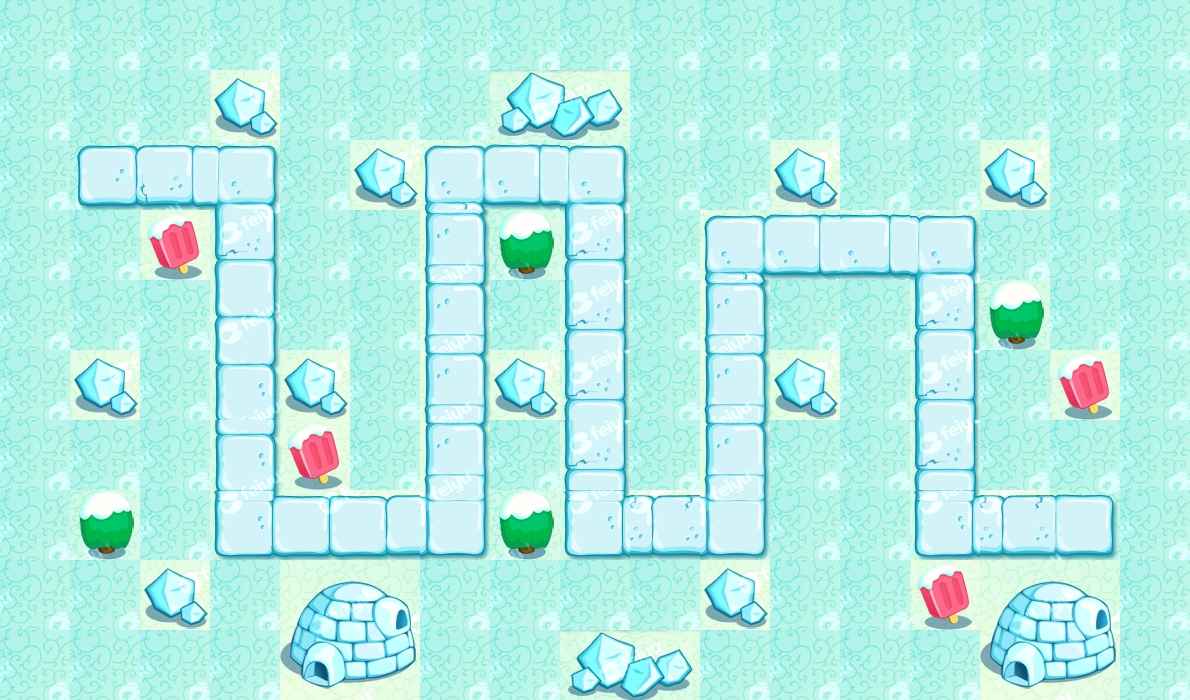

Below is a game level as drawn by its tile map, then a one-line description and the .tmx file that defines it, in full:
An orthogonal 17x10 tile map with 70x70 px tiles, 1 tile layer (bg) and 1 object (player).

<map version="1.0" orientation="orthogonal" renderorder="right-down" width="17" height="10" tilewidth="70" tileheight="70" nextobjectid="5">
 <tileset firstgid="1" name="1" tilewidth="70" tileheight="70" tilecount="91" columns="13">
  <image source="1.png" width="910" height="490" />
  <tile id="0">
   <properties>
    <property name="type" value="ground" />
   </properties>
  </tile>
  <tile id="1">
   <properties>
    <property name="type" value="ground" />
   </properties>
  </tile>
  <tile id="2">
   <properties>
    <property name="type" value="block" />
   </properties>
  </tile>
  <tile id="3">
   <properties>
    <property name="type" value="ground" />
   </properties>
  </tile>
  <tile id="4">
   <properties>
    <property name="type" value="block" />
   </properties>
  </tile>
  <tile id="5">
   <properties>
    <property name="type" value="ground" />
   </properties>
  </tile>
  <tile id="6">
   <properties>
    <property name="type" value="ground" />
   </properties>
  </tile>
  <tile id="7">
   <properties>
    <property name="type" value="block" />
   </properties>
  </tile>
  <tile id="8">
   <properties>
    <property name="type" value="block" />
   </properties>
  </tile>
  <tile id="9">
   <properties>
    <property name="type" value="ground" />
   </properties>
  </tile>
  <tile id="10">
   <properties>
    <property name="type" value="ground" />
   </properties>
  </tile>
  <tile id="11">
   <properties>
    <property name="type" value="ground" />
   </properties>
  </tile>
  <tile id="13">
   <properties>
    <property name="type" value="ground" />
   </properties>
  </tile>
  <tile id="14">
   <properties>
    <property name="type" value="road" />
   </properties>
  </tile>
  <tile id="15">
   <properties>
    <property name="type" value="road" />
   </properties>
  </tile>
  <tile id="16">
   <properties>
    <property name="type" value="road" />
   </properties>
  </tile>
  <tile id="17">
   <properties>
    <property name="type" value="ground" />
   </properties>
  </tile>
  <tile id="18">
   <properties>
    <property name="type" value="ground" />
   </properties>
  </tile>
  <tile id="19">
   <properties>
    <property name="type" value="ground" />
   </properties>
  </tile>
  <tile id="20">
   <properties>
    <property name="type" value="block" />
   </properties>
  </tile>
  <tile id="21">
   <properties>
    <property name="type" value="block" />
   </properties>
  </tile>
  <tile id="22">
   <properties>
    <property name="type" value="road" />
   </properties>
  </tile>
  <tile id="23">
   <properties>
    <property name="type" value="road" />
   </properties>
  </tile>
  <tile id="24">
   <properties>
    <property name="type" value="road" />
   </properties>
  </tile>
  <tile id="26">
   <properties>
    <property name="type" value="ground" />
   </properties>
  </tile>
  <tile id="27">
   <properties>
    <property name="type" value="block" />
   </properties>
  </tile>
  <tile id="28">
   <properties>
    <property name="type" value="ground" />
   </properties>
  </tile>
  <tile id="29">
   <properties>
    <property name="type" value="road" />
   </properties>
  </tile>
  <tile id="30">
   <properties>
    <property name="type" value="block" />
   </properties>
  </tile>
  <tile id="31">
   <properties>
    <property name="type" value="block" />
   </properties>
  </tile>
  <tile id="32">
   <properties>
    <property name="type" value="ground" />
   </properties>
  </tile>
  <tile id="33">
   <properties>
    <property name="type" value="block" />
   </properties>
  </tile>
  <tile id="34">
   <properties>
    <property name="type" value="ground" />
   </properties>
  </tile>
  <tile id="35">
   <properties>
    <property name="type" value="road" />
   </properties>
  </tile>
  <tile id="36">
   <properties>
    <property name="type" value="ground" />
   </properties>
  </tile>
  <tile id="37">
   <properties>
    <property name="type" value="block" />
   </properties>
  </tile>
  <tile id="39">
   <properties>
    <property name="type" value="ground" />
   </properties>
  </tile>
  <tile id="40">
   <properties>
    <property name="type" value="ground" />
   </properties>
  </tile>
  <tile id="41">
   <properties>
    <property name="type" value="ground" />
   </properties>
  </tile>
  <tile id="42">
   <properties>
    <property name="type" value="road" />
   </properties>
  </tile>
  <tile id="43">
   <properties>
    <property name="type" value="ground" />
   </properties>
  </tile>
  <tile id="44">
   <properties>
    <property name="type" value="ground" />
   </properties>
  </tile>
  <tile id="45">
   <properties>
    <property name="type" value="block" />
   </properties>
  </tile>
  <tile id="46">
   <properties>
    <property name="type" value="ground" />
   </properties>
  </tile>
  <tile id="47">
   <properties>
    <property name="type" value="ground" />
   </properties>
  </tile>
  <tile id="48">
   <properties>
    <property name="type" value="road" />
   </properties>
  </tile>
  <tile id="49">
   <properties>
    <property name="type" value="ground" />
   </properties>
  </tile>
  <tile id="50">
   <properties>
    <property name="type" value="ground" />
   </properties>
  </tile>
  <tile id="52">
   <properties>
    <property name="type" value="ground" />
   </properties>
  </tile>
  <tile id="53">
   <properties>
    <property name="type" value="ground" />
   </properties>
  </tile>
  <tile id="54">
   <properties>
    <property name="type" value="block" />
   </properties>
  </tile>
  <tile id="55">
   <properties>
    <property name="type" value="road" />
   </properties>
  </tile>
  <tile id="56">
   <properties>
    <property name="type" value="block" />
   </properties>
  </tile>
  <tile id="57">
   <properties>
    <property name="type" value="ground" />
   </properties>
  </tile>
  <tile id="58">
   <properties>
    <property name="type" value="ground" />
   </properties>
  </tile>
  <tile id="61">
   <properties>
    <property name="type" value="road" />
   </properties>
  </tile>
  <tile id="62">
   <properties>
    <property name="type" value="block" />
   </properties>
  </tile>
  <tile id="63">
   <properties>
    <property name="type" value="ground" />
   </properties>
  </tile>
  <tile id="65">
   <properties>
    <property name="type" value="ground" />
   </properties>
  </tile>
  <tile id="66">
   <properties>
    <property name="type" value="ground" />
   </properties>
  </tile>
  <tile id="67">
   <properties>
    <property name="type" value="ground" />
   </properties>
  </tile>
  <tile id="68">
   <properties>
    <property name="type" value="road" />
   </properties>
  </tile>
  <tile id="69">
   <properties>
    <property name="type" value="road" />
   </properties>
  </tile>
  <tile id="70">
   <properties>
    <property name="type" value="road" />
   </properties>
  </tile>
  <tile id="71">
   <properties>
    <property name="type" value="road" />
   </properties>
  </tile>
  <tile id="72">
   <properties>
    <property name="type" value="road" />
   </properties>
  </tile>
  <tile id="73">
   <properties>
    <property name="type" value="road" />
   </properties>
  </tile>
  <tile id="74">
   <properties>
    <property name="type" value="road" />
   </properties>
  </tile>
  <tile id="75">
   <properties>
    <property name="type" value="ground" />
   </properties>
  </tile>
  <tile id="76">
   <properties>
    <property name="type" value="ground" />
   </properties>
  </tile>
  <tile id="80">
   <properties>
    <property name="type" value="ground" />
   </properties>
  </tile>
  <tile id="81">
   <properties>
    <property name="type" value="ground" />
   </properties>
  </tile>
  <tile id="84">
   <properties>
    <property name="type" value="ground" />
   </properties>
  </tile>
  <tile id="85">
   <properties>
    <property name="type" value="block" />
   </properties>
  </tile>
  <tile id="86">
   <properties>
    <property name="type" value="ground" />
   </properties>
  </tile>
  <tile id="87">
   <properties>
    <property name="type" value="ground" />
   </properties>
  </tile>
  <tile id="88">
   <properties>
    <property name="type" value="ground" />
   </properties>
  </tile>
  <tile id="89">
   <properties>
    <property name="type" value="ground" />
   </properties>
  </tile>
 </tileset>
 <layer name="bg" width="17" height="10">
  <data encoding="csv">
2,2,2,2,2,2,2,2,2,2,2,2,2,2,2,2,2,
2,2,2,31,2,2,2,83,84,2,2,2,2,2,2,2,2,
2,15,16,17,2,31,23,24,17,2,2,31,2,2,31,2,2,
2,2,57,30,2,2,62,55,30,2,23,24,24,17,2,2,2,
2,2,2,43,2,2,62,2,30,2,62,2,2,30,55,2,2,
2,31,2,56,31,2,62,31,30,2,62,31,2,30,2,57,2,
2,2,2,56,57,2,62,2,30,2,62,2,2,30,2,2,2,
2,55,2,69,70,71,75,55,69,72,75,2,2,69,72,25,2,
2,2,31,2,8,9,2,2,2,2,31,2,2,57,8,9,2,
2,2,2,2,21,22,2,2,83,84,2,2,2,2,21,22,2
</data>
 </layer>
 <objectgroup name="object">
  <object id="2" name="player" x="70" y="140" width="70" height="70" />
 </objectgroup>
</map>
